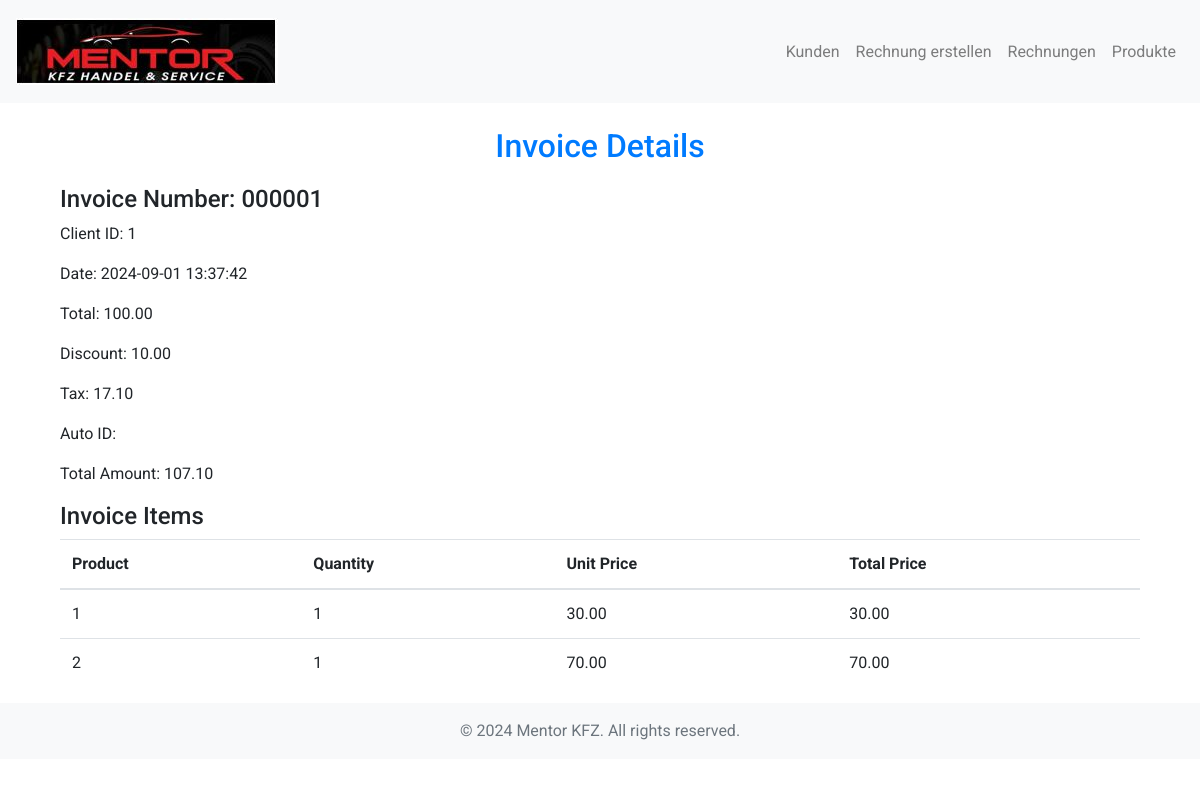
Page /invoice/view_invoice.php?invoice_id=1 on the committed database.
### tables this page shows
CREATE TABLE IF NOT EXISTS invoices (
    id INT(11) AUTO_INCREMENT PRIMARY KEY,
    invoice_number VARCHAR(50) NOT NULL UNIQUE,
    client_id INT(11) NOT NULL,
    date DATETIME NOT NULL,
    total DECIMAL(10,2) NOT NULL,
    discount DECIMAL(10,2),
    tax DECIMAL(10,2),
    vehicle_id INT(11),
    total_amount DECIMAL(10,2) NOT NULL,
    currency VARCHAR(10) DEFAULT 'EUR',  
    status ENUM('Paid', 'Unpaid', 'Cancelled') DEFAULT 'Unpaid',  
    FOREIGN KEY (client_id) REFERENCES clients(id) ON DELETE CASCADE,
    FOREIGN KEY (vehicle_id) REFERENCES vehicles(id) ON DELETE CASCADE
);

CREATE TABLE IF NOT EXISTS invoice_items (
    id INT(11) AUTO_INCREMENT PRIMARY KEY,
    invoice_id INT(11) NOT NULL,
    product_id INT(11) NOT NULL,
    quantity INT(11) NOT NULL,
    price DECIMAL(10,2) NOT NULL,
    total_price DECIMAL(10,2) NOT NULL,
    FOREIGN KEY (invoice_id) REFERENCES invoices(id) ON DELETE CASCADE,
    FOREIGN KEY (product_id) REFERENCES products(id) ON DELETE CASCADE
);

### invoice/view_invoice.php (the view, shortened to what this page needs)
<?php
include '../includes/header.php';
$conn = new mysqli(DB_SERVER, DB_USER, DB_PASSWORD, DB_DATABASE);
$invoice_id = intval($_GET['invoice_id']);
$invoice_sql = "SELECT * FROM invoices WHERE id = ?";
$stmt = $conn->prepare($invoice_sql);
$stmt->bind_param("i", $invoice_id);
$stmt->execute();
$invoice_result = $stmt->get_result();
$invoice = $invoice_result->fetch_assoc();
$invoice_items_sql = "SELECT * FROM invoice_items WHERE invoice_id = ?";
$stmt = $conn->prepare($invoice_items_sql);
$stmt->bind_param("i", $invoice_id);
$stmt->execute();
$invoice_items_result = $stmt->get_result();
?>
<div class="container mt-4">
    <h2>Invoice Details</h2>
    <h4>Invoice Number: <?php echo htmlspecialchars($invoice['invoice_number']); ?></h4>
    <p>Client ID: <?php echo htmlspecialchars($invoice['client_id']); ?></p>
    <p>Date: <?php echo htmlspecialchars($invoice['date']); ?></p>
    <p>Total: <?php echo htmlspecialchars($invoice['total']); ?></p>
    <p>Discount: <?php echo htmlspecialchars($invoice['discount']); ?></p>
    <p>Tax: <?php echo htmlspecialchars($invoice['tax']); ?></p>
    <p>Auto ID: <?php echo htmlspecialchars($invoice['auto_id']); ?></p>
    <p>Total Amount: <?php echo htmlspecialchars($invoice['total_amount']); ?></p>
    <h4>Invoice Items</h4>
    <table class="table">
        <thead>
            <tr>
                <th>Product</th>
                <th>Quantity</th>
                <th>Unit Price</th>
                <th>Total Price</th>
            </tr>
        </thead>
        <tbody>
            <?php while ($item = $invoice_items_result->fetch_assoc()): ?>
                <tr>
                    <td><?php echo htmlspecialchars($item['product_id']); ?></td>
                    <td><?php echo htmlspecialchars($item['quantity']); ?></td>
                    <td><?php echo htmlspecialchars($item['price']); ?></td>
                    <td><?php echo htmlspecialchars($item['total_price']); ?></td>
                </tr>
            <?php endwhile; ?>
        </tbody>
    </table>
</div>
<?php
include '../includes/footer.php';
?>

### assets/css/style.css (style rules this page uses)
body { font-family: 'Roboto', sans-serif; }
h2 { font-size: 2rem; color: #007bff; text-align: center; margin-bottom: 20px; }

### rows in the picture
invoices: invoice_number "000001", client "1", date "2024-09-01 13:37:42", total "100.00", discount "10.00", tax "17.10", total_amount "107.10"
invoice_items: product "1", quantity "1", price "30.00", total_price "30.00"
invoice_items: product "2", quantity "1", price "70.00", total_price "70.00"
